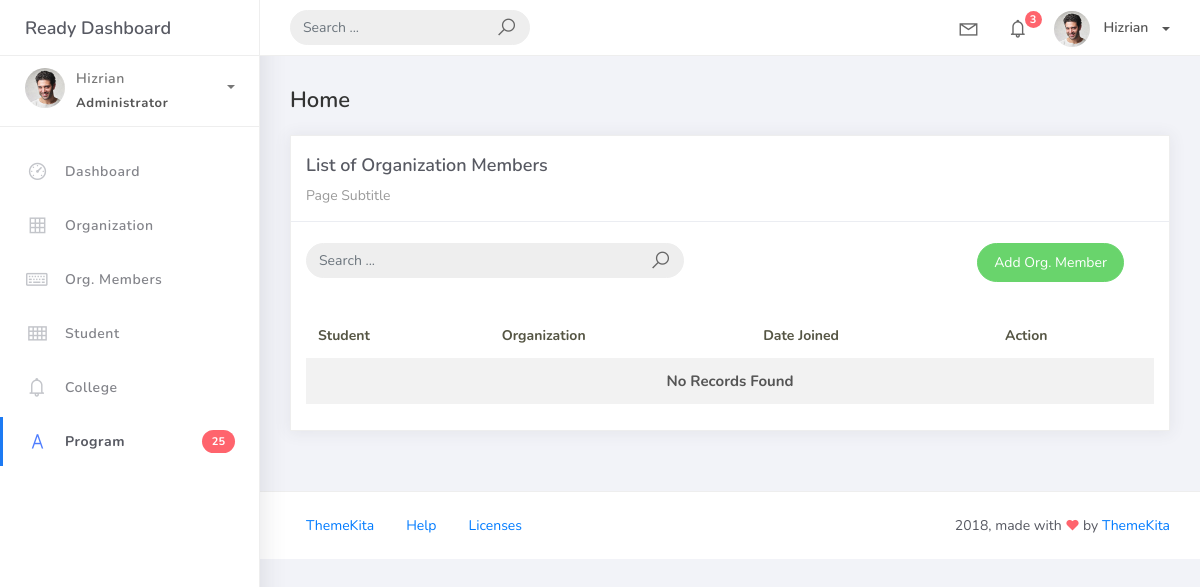
/orgmember_list, run on an earlier commit of the app's database.
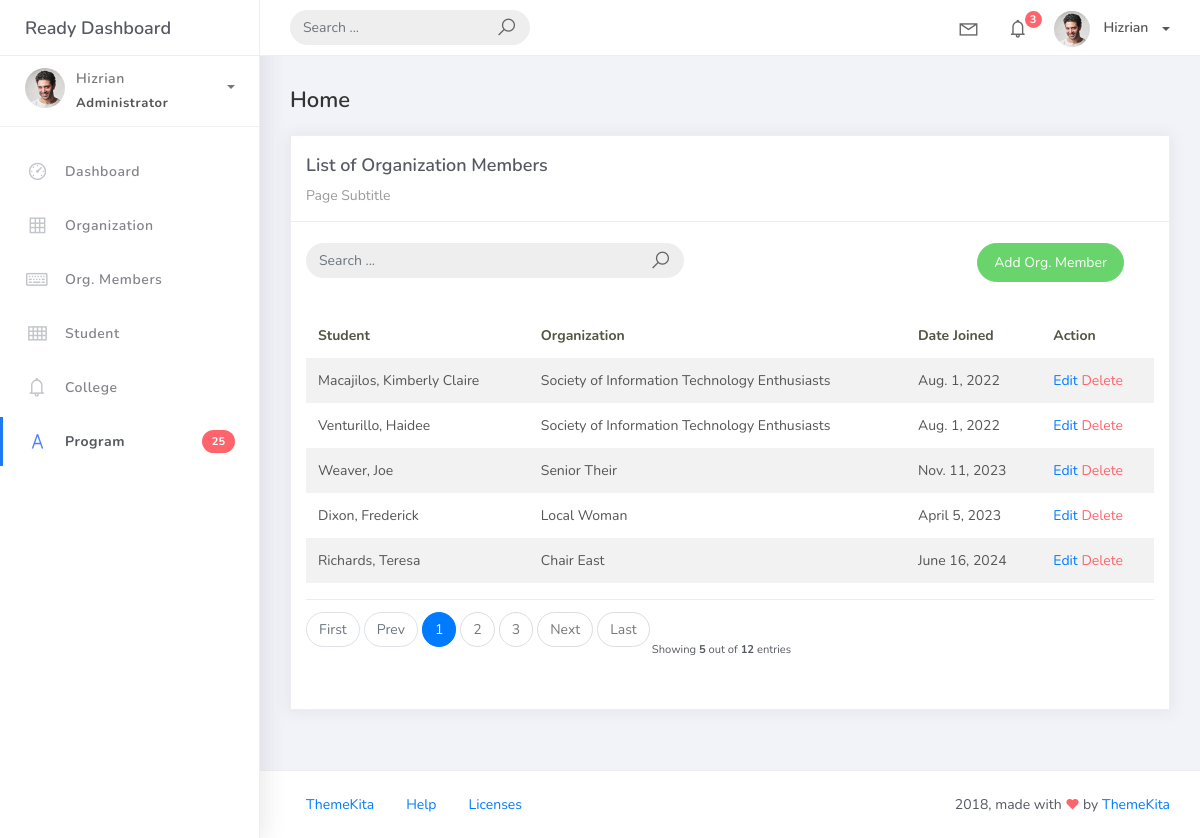
And on a later commit of the database.
### studentorg/models.py (models this page shows)
class BaseModel(models.Model):
	created_at = models.DateTimeField(auto_now_add=True, db_index=True)
	updated_at = models.DateTimeField(auto_now=True)
	class Meta:
		abstract = True

class OrgMember(BaseModel):
	student = models.ForeignKey(Student, on_delete=models.CASCADE)
	organization = models.ForeignKey(Organization, on_delete=models.CASCADE)
	date_joined = models.DateField()

class Student(BaseModel):
	student_id = models.CharField(max_length=15)
	lastname = models.CharField(max_length=25)
	firstname = models.CharField(max_length=25)
	middlename = models.CharField(max_length=25, blank=True, null=True)
	program = models.ForeignKey(Program, on_delete=models.CASCADE)
	def __str__(self):
		return f"{self.lastname}, {self.firstname}"

class Organization(BaseModel):
	name = models.CharField(max_length=250)
	college = models.ForeignKey(
		College, null=True, blank=True, on_delete=models.CASCADE)
	description = models.CharField(max_length=500)
	def __str__(self):
		return self.name

### studentorg/views.py (the view)
# urls.py: path('orgmember_list', OrgMemberList.as_view(), name='orgmember-list'),
class OrgMemberList(ListView):
    model = OrgMember
    context_object_name = 'orgmember'
    template_name = 'orgmember_list.html'
    paginate_by = 5
    def get_queryset(self, *args, **kwargs):
        qs = super(OrgMemberList, self).get_queryset(*args, **kwargs)
        if self.request.GET.get("q") != None:
            query = self.request.GET.get('q')
            qs = qs.filter(Q(name__icontains=query) |
                            Q(description__icontains=query))
        return qs

### templates/orgmember_list.html
{% extends 'base.html' %} {% load static %} {% block content %}
<div class="content">
    <div class="container-fluid">
        <h4 class="page-title">Home</h4>
        <div class="row">
            <div class="col-md-12">
                <div class="card">
                    <div class="card-header">
                        <div class="card-title">List of Organization Members</div>
                        <div class="card-category">Page Subtitle</div>
                    </div>
                    <br>
                        <div class="col-md-12 row">
                            <div class="col-md-6">
                                <form class="navbar-left navbar-form nav-search mr-md-3" action="{% url 'student-list' %}">
                                    <div class="input-group">
                                        <input type="text" placeholder="Search ..." class="form-control" name="q">
                                        <div class="input-group-append">
                                        <span class="input-group-text">
                                            <i class="la la-search search-icon"></i>
                                        </span>
                                        </div>
                                    </div>
                                </form>
                            </div>
                            <div class="col-md-6">
                                <div class="pull-right">
                                    <a href="{% url 'orgmember-add' %}" class="btn btn-success btn-rounded">Add Org. Member</a>
                                </div>
                            </div>
                        </div>
                    <div class="card-body">
                        <table class="table table-striped mt-3">
                            <thead>
                                <tr>
                                    <th scope="col">Student</th>
                                    <th scope="col">Organization</th>
                                    <th scope="col">Date Joined</th>
                                    <th scope="col">Action</th>
                                </tr>
                            </thead>
                            <tbody>
                                {% for object in object_list %}
                                <tr>
                                    <td>{{ object.student }}</td>
                                    <td>{{ object.organization }}</td>
                                    <td>{{ object.date_joined  }}</td>
                                    <td>
                                        <a href="orgmember_list/{{ object.id }}">Edit</a>
                                        <a href="orgmember_list/{{ object.id }}/delete" class="text-danger">Delete</a>
                                    </td>
                                </tr>
                                {% empty %}
                                <tr>
                                    <td colspan="4" style="text-align: center">
                                    <p class="text-sm font-weight-bold mb-0">No Records Found</p>
                                    </td>
                                </tr>
                                {% endfor %}
                            </tbody>
                        </table>
                        {% include 'includes/pagination.html' %}
                    </div>
                </div>
            </div>
        </div>
    </div>
</div>
{% endblock %}

What changed in the data, as far as the page shows it:
added OrgMember: student "Macajilos, Kimberly Claire", organization "Society of Information Technology Enthusiasts", date_joined "Aug. 1, 2022"
added OrgMember: student "Venturillo, Haidee", organization "Society of Information Technology Enthusiasts", date_joined "Aug. 1, 2022"
added OrgMember: student "Weaver, Joe", organization "Senior Their", date_joined "Nov. 11, 2023"
added OrgMember: student "Dixon, Frederick", organization "Local Woman", date_joined "April 5, 2023"
added OrgMember: student "Richards, Teresa", organization "Chair East", date_joined "June 16, 2024"
Also different on the page:
{{ object_list.count }}: (not shown) → "5"
{{ paginator.count }}: (not shown) → "12"
text no longer shown: "No Records Found"
text now shown: "First Prev Next Last Showing out of entries"
new list line: "1"
new list line: "2"
new list line: "3"
